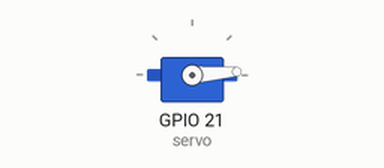
A program run on a simulated Raspberry Pi (BCM pin numbers). On the bench: servo. Servo angles are drawn from the pulse width (0.5 ms = 0°, 2.5 ms = 180°).

Above: at 0.05 s.
At 4.05 s:
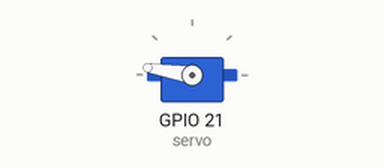
At 8.0 s:
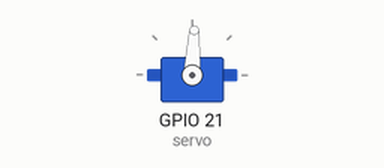
Timing chart, 0 to 10.4 s (numbered marks = the images above):
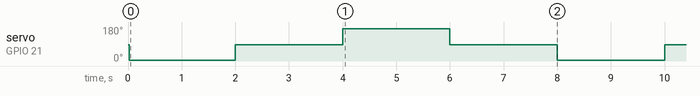

Measured:
- by itself, servo on GPIO 21 (servo): repeats every 8.0 s: 87° 2.0 s, 171° 2.0 s, 87° 2.0 s, 4° 2.0 s

The program:

ex03.py
```python
from gpiozero import AngularServo
from time import sleep

servo = AngularServo(21,
            min_angle=-90, max_angle=90,
            min_pulse_width=0.00054, max_pulse_width=0.0024) # 조이스틱 연결 시 -90도 ~ 90도가 유용

while True:
    servo.angle = -90
    sleep(2)
    servo.angle = 0
    sleep(2)
    servo.angle = 90
    sleep(2)
    servo.angle = 0
    sleep(2)
```
